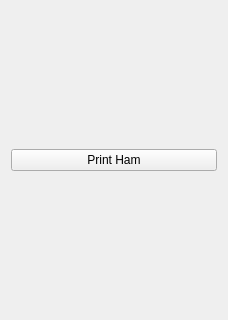
<?xml version="1.0" encoding="UTF-8"?>
<ui version="4.0">
 <class>Form</class>
 <widget class="QWidget" name="Form">
  <property name="geometry">
   <rect>
    <x>0</x>
    <y>0</y>
    <width>228</width>
    <height>320</height>
   </rect>
  </property>
  <property name="windowTitle">
   <string>Super</string>
  </property>
  <layout class="QHBoxLayout" name="horizontalLayout">
   <item>
    <layout class="QVBoxLayout" name="verticalLayout">
     <item>
      <widget class="QPushButton" name="printHam_btn">
       <property name="text">
        <string>Print Ham</string>
       </property>
      </widget>
     </item>
    </layout>
   </item>
  </layout>
 </widget>
 <resources/>
 <connections/>
</ui>
